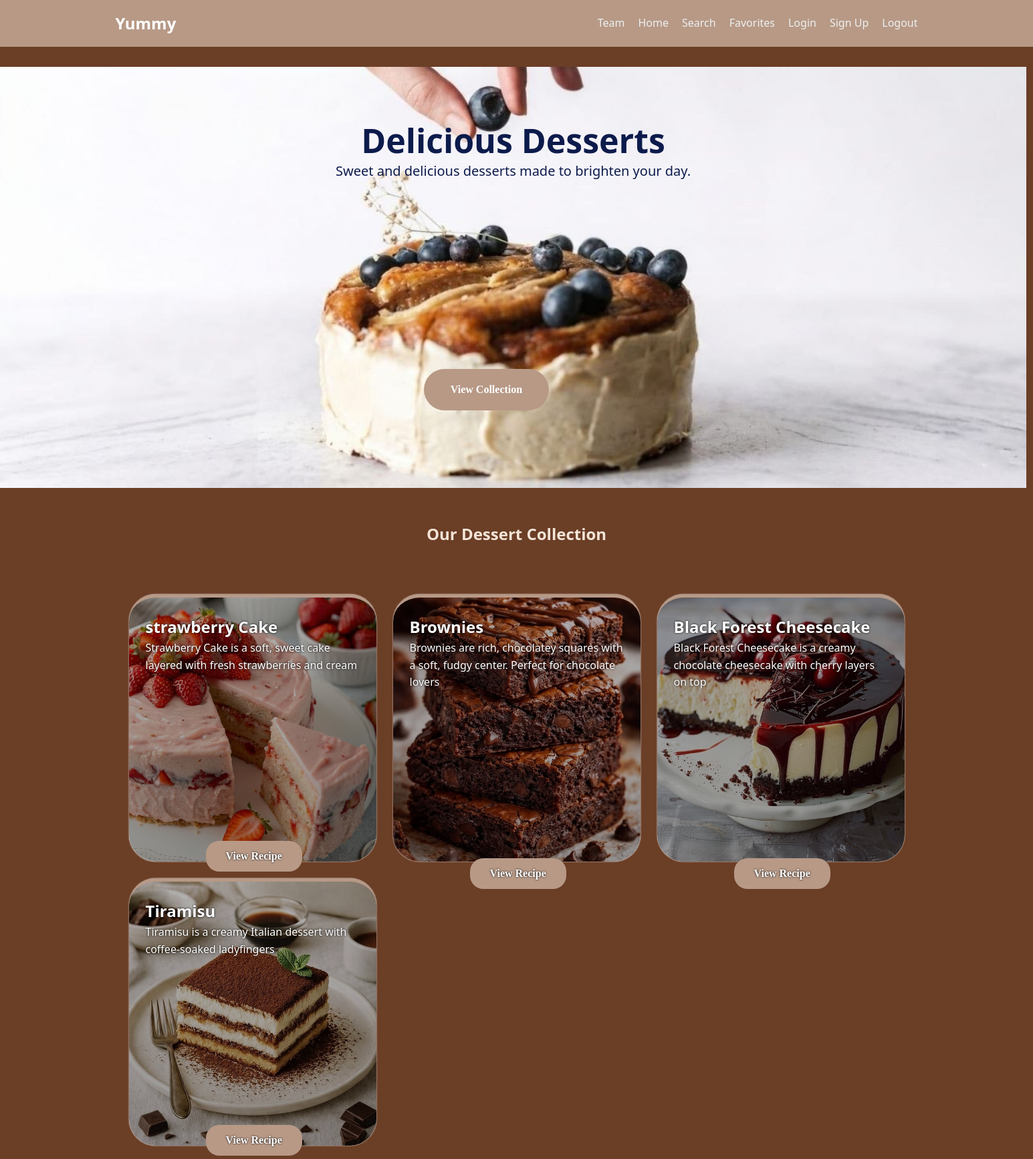
Page /dessert/ on the committed database.
### recipes/models.py (models this page shows, shortened)
class Recipe(models.Model):
    DIET_CHOICES = [
        ('all', 'General / Non-Specific'),
        ('keto', 'Keto Friendly'),
        ('vegan', 'Vegan / Vegetarian'),
        ('protein', 'High Protein'),
        ('gluten-free', 'Gluten-Free'),
    ]
    title = models.CharField(max_length=200, verbose_name="Recipe Title")
    slug = models.SlugField(unique=True, blank=True, null=True)
    description = models.TextField(help_text="Briefly describe the dish")
    ingredients = models.TextField(help_text="Separate ingredients with a comma or new line")
    instructions = models.TextField()
    image = models.ImageField(upload_to='recipes/%Y/%m/%d/', default='default_recipe.jpg')
    category = models.ForeignKey(Category, on_delete=models.SET_NULL, null=True, related_name='recipes')
    author = models.ForeignKey(User, on_delete=models.CASCADE, related_name='my_recipes')
    diet_type = models.CharField(max_length=20, choices=DIET_CHOICES, default='all',null=True,blank=True)
    prep_time = models.PositiveIntegerField(default=30, help_text="Preparation time in minutes",null=True,blank=True)
    calories = models.PositiveIntegerField(default=500, help_text="Calories per serving",null=True,blank=True)
    created_at = models.DateTimeField(auto_now_add=True)
    updated_at = models.DateTimeField(auto_now=True)
    class Meta:
        ordering = ['-created_at']
        verbose_name = "Recipe"
        verbose_name_plural = "Recipes"

### recipes/views.py (the view, shortened to what this page needs)
# urls.py: path("dessert/", views.category_detail, {'category_name': 'Dessert'}, name="dessert"),
def category_detail(request, category_name):
    category_slug = category_name.lower().replace("-", " ").strip()
    favorite_recipe_ids = []
    if request.user.is_authenticated:
        favorite_recipe_ids = Favorite.objects.filter(user=request.user).values_list('recipe_id', flat=True)
    category_obj = get_object_or_404(Category, name__iexact=category_slug)
    recipes = Recipe.objects.filter(category=category_obj)
    category_slug = category_slug.lower()
    clean_name = category_slug.replace(" ", "_").replace("-", "_")
    simple_name = category_slug.replace(" ", "").replace("-", "")
    hub_templates = {
        'bakery': 'recipes/bakery/bakery.html',
        'main dish': 'recipes/main_dish/maindish.html',
        'healthy': 'recipes/healthy/Healthy Food.html',
        'drinks': 'recipes/drinks/drinks.html',
        'dessert': 'recipes/desserts/dessert.html',
        'appetizers': 'recipes/appetizers/appetizers.html',
    }
    template_name = hub_templates.get(category_slug)
    return render(request, template_name, {
        "recipes": recipes,
        "category": category_obj.name,
        "category_obj": category_obj,
        "favorite_recipe_ids": favorite_recipe_ids
    })

### recipes/templates/recipes/desserts/dessert.html (shortened to what this page needs)
{% load static %}
<!DOCTYPE html>
<html>
<head>
    <link rel="stylesheet" href="{% static 'css/style.css' %}">
    <link rel="stylesheet" href="{% static 'css/dessert.css' %}">
</head>
<body>
    <div id="navbar">
        <nav class="main-nav">
            <div class="logo">Yummy</div>
            <ul class="nav-links">
                <li><a href="{% url 'cover' %}">Team</a></li>
                <li><a href="{% url 'home' %}">Home</a></li>
                <li><a href="{% url 'search' %}">Search</a></li>
                <li><a href="{% url 'favorites' %}">Favorites</a></li>
                <li><a href="{% url 'login' %}">Login</a></li>
                <li><a href="{% url 'signup' %}">Sign Up</a></li>
                <li><a href="{% url 'logout' %}">Logout</a></li>
            </ul>
        </nav>
    </div>
    <section class="main">
        <div class="main-content">
            <h1>Delicious Desserts</h1>
            <p>Sweet and delicious desserts made to brighten your day.</p>
            <a href="#recipes" class="btn-main">View Collection</a>
        </div>
    </section>
    <h2 class="h2" id="recipes">Our Dessert Collection</h2>
    <div class="recipes-container">
        {% for recipe in recipes %}
        <div class="recipe-card" id="recipe-{{ recipe.pk }}"
            style="background-image: linear-gradient(rgba(0,0,0,0.3), rgba(0,0,0,0.4)), url('{{ recipe.image.url }}'); background-size: cover; background-position: center;"
            onclick="openCard(event, 'recipe-{{ recipe.pk }}-card')">
            <h2>{{ recipe.title }}</h2>
            <p>{{ recipe.description|truncatewords:15 }}</p>
            <a href="javascript:void(0)" class="btn-main" onclick="openCard(event, 'recipe-{{ recipe.pk }}-card')">View
                Recipe</a>
        </div>
        {% empty %}
        <p style="text-align: center; grid-column: 1/-1;">No dessert recipes found yet. Add some in the Admin panel!</p>
        {% endfor %}
    </div>
</body>
</html>

### recipes/static/css/style.css (style rules this page uses)
:root { --cashmere-brown: #B79986; --silk-white: #f2e7df; --biscuit-glaze: #DCC4B5; --dark-oak: #4E443F; --pure-white: #ffffff; --primary-color: var(--cashmere-brown); --primary-hover: var(--biscuit-glaze); --bg-color: var(--silk-white); --card-bg: var(--pure-white); --text-main: var(--dark-oak); --text-muted: #8E827C; --border-radius: 12px; --shadow-lg: 0 8px 20px rgba(183, 153, 134, 0.1); --transition: all 0.3s ease; }
* { margin: 0; padding: 0; box-sizing: border-box; }
body { font-family: "Segoe UI", Tahoma, Geneva, Verdana, sans-serif; line-height: 1.6; background-color: var(--bg-color); color: var(--text-main); }
h1 { text-align: center; margin: 30px 0; color: var(--primary-color); font-size: 2.5rem; }
#navbar { background-color: var(--primary-color); padding: 1rem 2rem; box-shadow: var(--shadow-sm); }
.main-nav { display: flex; justify-content: space-between; align-items: center; max-width: 1200px; margin: 0 auto; }
.logo { color: #fff; font-size: 1.5rem; font-weight: bold; }
.nav-links { display: flex; list-style: none; }
.nav-links li { margin-left: 20px; }
.nav-links a { color: #ecf0f1; text-decoration: none; font-weight: 500; transition: var(--transition); }
button, .btn-main { background-color: var(--primary-color) !important; color: white !important; padding: 12px 25px; border: none; border-radius: var(--input-radius); font-weight: bold; cursor: pointer; transition: var(--transition); text-decoration: none; display: inline-block; text-align: center; }
.recipes-container { display: grid; grid-template-columns: repeat( 3,1fr); gap: 25px; padding: 20px; max-width: 1200px; margin: 0 auto; }
.recipe-card { background: var(--card-bg); border-radius: var(--border-radius); padding: 25px; box-shadow: var(--shadow-lg); transition: var(--transition); border-top: 5px solid var(--primary-color); }
.nav-links { display: flex !important; list-style: none; }
.recipes-container { display: grid; grid-template-columns: repeat(3, 1fr); gap: 35px; padding: 25px; max-width: 1200px; margin: 0 auto; }

### recipes/static/css/dessert.css (style rules this page uses)
* { margin: 0; padding: 0; }
body { background-color: #6B3E26; font-family: 'Segoe UI', system-ui, sans-serif; line-height: 1.6; color:#333333; }
.main { background-image:url('../dessertimages/background.jpg'); height: 630px; width: 1535px; background-size: cover; text-align: center; }
.main h1 { font-size: 50px; color:#0D1B4C; padding-top:70px; height: 50px; text-align: center; }
.main p { font-size: 20px; margin: 70px 0 0 0; color:#0D1B4C; text-align: center; }
.main a { color:#F3E5D8; background-color: #6B3E26; border-radius: 50px; margin-top: 280px; margin-right:80px; padding: 18px 40px; font-family: 'Times New Roman', Times, serif; text-decoration: none; display: inline-block; text-align: center; }
.recipes-container { display: grid; grid-template-columns: repeat(auto-fit, minmax(3, 1fr)); gap: 25px; padding: 20px; max-width: 1200px; margin: 0 auto; }
.h2 { text-align: center; color:#F3E5D8 ; margin-top: 50px; margin-bottom:50px ; }
.recipe-card { height: 400px; background:#F3E5D8; border-radius: 40px; padding: 25px; box-shadow: 0px 0px 2px white; background-size: 400px 500px; background-repeat: no-repeat; color: white; text-shadow: 0px 0px 3px black; }
.recipe-card a { margin-top: auto; align-self: center; margin-top: 250px; margin-left: 90PX; padding: 10px 30px; text-align: center; border-radius: 20px; background-color: #6B3E26; color:#F3E5D8; font-size: 16px; font-family: 'Times New Roman', Times, serif; text-decoration: none; display: inline-block; }

### rows in the picture
Recipe: image (picture), title "strawberry Cake", description "Strawberry Cake is a soft, sweet cake layered with fresh strawberries and cream"
Recipe: image (picture), title "Brownies", description "Brownies are rich, chocolatey squares with a soft, fudgy center. Perfect for chocolate lovers"
Recipe: image (picture), title "Black Forest Cheesecake", description "Black Forest Cheesecake is a creamy chocolate cheesecake with cherry layers on top"
Recipe: image (picture), title "Tiramisu", description "Tiramisu is a creamy Italian dessert with coffee-soaked ladyfingers"
